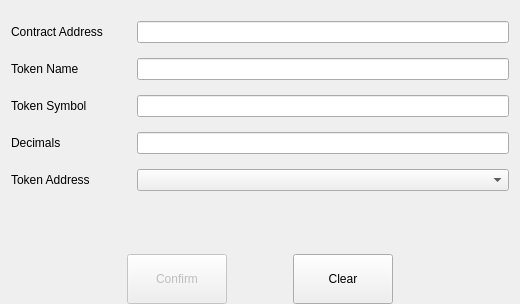
<?xml version="1.0" encoding="UTF-8"?>
<ui version="4.0">
 <class>AddTokenPage</class>
 <widget class="QWidget" name="AddTokenPage">
  <property name="geometry">
   <rect>
    <x>0</x>
    <y>0</y>
    <width>520</width>
    <height>304</height>
   </rect>
  </property>
  <property name="windowTitle">
   <string>Form</string>
  </property>
  <layout class="QVBoxLayout" name="verticalLayout">
   <property name="bottomMargin">
    <number>0</number>
   </property>
   <item>
    <spacer name="verticalSpacer_2">
     <property name="orientation">
      <enum>Qt::Vertical</enum>
     </property>
     <property name="sizeType">
      <enum>QSizePolicy::Fixed</enum>
     </property>
     <property name="sizeHint" stdset="0">
      <size>
       <width>20</width>
       <height>10</height>
      </size>
     </property>
    </spacer>
   </item>
   <item>
    <layout class="QGridLayout" name="gridLayout">
     <property name="verticalSpacing">
      <number>15</number>
     </property>
     <item row="2" column="0">
      <widget class="QLabel" name="labelTokenSymbol">
       <property name="minimumSize">
        <size>
         <width>120</width>
         <height>0</height>
        </size>
       </property>
       <property name="text">
        <string>Token Symbol</string>
       </property>
      </widget>
     </item>
     <item row="3" column="1">
      <widget class="QLineEdit" name="lineEditDecimals">
       <property name="alignment">
        <set>Qt::AlignCenter</set>
       </property>
       <property name="readOnly">
        <bool>true</bool>
       </property>
      </widget>
     </item>
     <item row="3" column="0">
      <widget class="QLabel" name="labelDecimals">
       <property name="minimumSize">
        <size>
         <width>120</width>
         <height>0</height>
        </size>
       </property>
       <property name="text">
        <string>Decimals</string>
       </property>
      </widget>
     </item>
     <item row="1" column="1">
      <widget class="QLineEdit" name="lineEditTokenName">
       <property name="alignment">
        <set>Qt::AlignCenter</set>
       </property>
       <property name="readOnly">
        <bool>false</bool>
       </property>
      </widget>
     </item>
     <item row="0" column="0">
      <widget class="QLabel" name="labelContractAddress">
       <property name="minimumSize">
        <size>
         <width>120</width>
         <height>0</height>
        </size>
       </property>
       <property name="text">
        <string>Contract Address</string>
       </property>
      </widget>
     </item>
     <item row="2" column="1">
      <widget class="QLineEdit" name="lineEditTokenSymbol">
       <property name="alignment">
        <set>Qt::AlignCenter</set>
       </property>
       <property name="readOnly">
        <bool>false</bool>
       </property>
      </widget>
     </item>
     <item row="1" column="0">
      <widget class="QLabel" name="labelTokenName">
       <property name="minimumSize">
        <size>
         <width>120</width>
         <height>0</height>
        </size>
       </property>
       <property name="text">
        <string>Token Name</string>
       </property>
      </widget>
     </item>
     <item row="0" column="1">
      <widget class="QLineEdit" name="lineEditContractAddress">
       <property name="alignment">
        <set>Qt::AlignCenter</set>
       </property>
      </widget>
     </item>
     <item row="4" column="1">
      <layout class="QVBoxLayout" name="verticalLayout_2">
       <item>
        <widget class="AddressField" name="lineEditSenderAddress"/>
       </item>
       <item>
        <widget class="QLabel" name="labelDescription">
         <property name="sizePolicy">
          <sizepolicy hsizetype="Preferred" vsizetype="Preferred">
           <horstretch>0</horstretch>
           <verstretch>0</verstretch>
          </sizepolicy>
         </property>
         <property name="text">
          <string/>
         </property>
        </widget>
       </item>
      </layout>
     </item>
     <item row="4" column="0">
      <layout class="QVBoxLayout" name="verticalLayout_3">
       <item>
        <widget class="QLabel" name="label">
         <property name="minimumSize">
          <size>
           <width>120</width>
           <height>0</height>
          </size>
         </property>
         <property name="text">
          <string>Token Address</string>
         </property>
        </widget>
       </item>
       <item>
        <widget class="QLabel" name="labelSpacer">
         <property name="sizePolicy">
          <sizepolicy hsizetype="Preferred" vsizetype="Fixed">
           <horstretch>0</horstretch>
           <verstretch>0</verstretch>
          </sizepolicy>
         </property>
         <property name="text">
          <string/>
         </property>
        </widget>
       </item>
      </layout>
     </item>
    </layout>
   </item>
   <item>
    <spacer name="verticalSpacer">
     <property name="orientation">
      <enum>Qt::Vertical</enum>
     </property>
     <property name="sizeHint" stdset="0">
      <size>
       <width>20</width>
       <height>40</height>
      </size>
     </property>
    </spacer>
   </item>
   <item>
    <layout class="QHBoxLayout" name="horizontalLayout">
     <property name="rightMargin">
      <number>0</number>
     </property>
     <item>
      <spacer name="horizontalSpacer">
       <property name="orientation">
        <enum>Qt::Horizontal</enum>
       </property>
       <property name="sizeHint" stdset="0">
        <size>
         <width>40</width>
         <height>20</height>
        </size>
       </property>
      </spacer>
     </item>
     <item>
      <widget class="QPushButton" name="confirmButton">
       <property name="enabled">
        <bool>false</bool>
       </property>
       <property name="minimumSize">
        <size>
         <width>100</width>
         <height>50</height>
        </size>
       </property>
       <property name="text">
        <string>Confirm</string>
       </property>
      </widget>
     </item>
     <item>
      <spacer name="horizontalSpacer_3">
       <property name="orientation">
        <enum>Qt::Horizontal</enum>
       </property>
       <property name="sizeType">
        <enum>QSizePolicy::Fixed</enum>
       </property>
       <property name="sizeHint" stdset="0">
        <size>
         <width>60</width>
         <height>20</height>
        </size>
       </property>
      </spacer>
     </item>
     <item>
      <widget class="QPushButton" name="clearButton">
       <property name="minimumSize">
        <size>
         <width>100</width>
         <height>50</height>
        </size>
       </property>
       <property name="text">
        <string>Clear</string>
       </property>
      </widget>
     </item>
     <item>
      <spacer name="horizontalSpacer_2">
       <property name="orientation">
        <enum>Qt::Horizontal</enum>
       </property>
       <property name="sizeHint" stdset="0">
        <size>
         <width>40</width>
         <height>20</height>
        </size>
       </property>
      </spacer>
     </item>
    </layout>
   </item>
  </layout>
 </widget>
 <customwidgets>
  <customwidget>
   <class>AddressField</class>
   <extends>QComboBox</extends>
   <header>addressfield.h</header>
  </customwidget>
 </customwidgets>
 <resources/>
 <connections/>
</ui>
